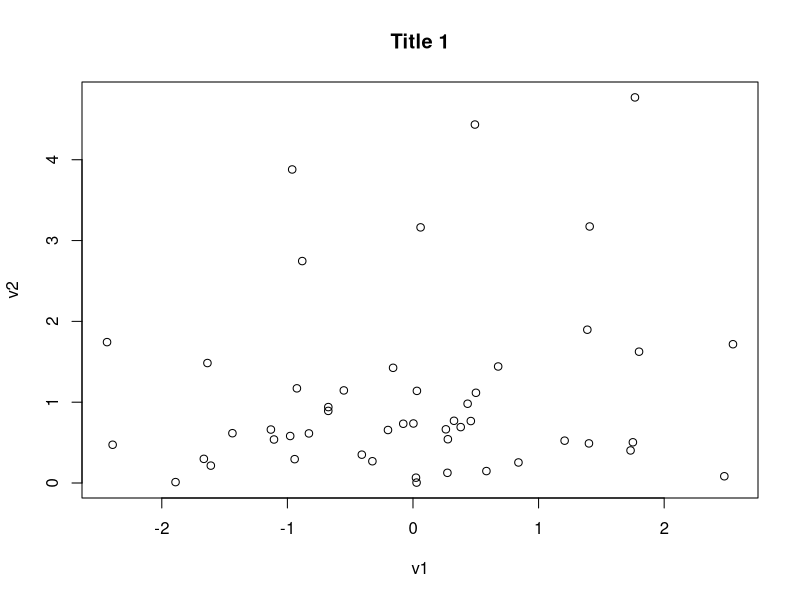
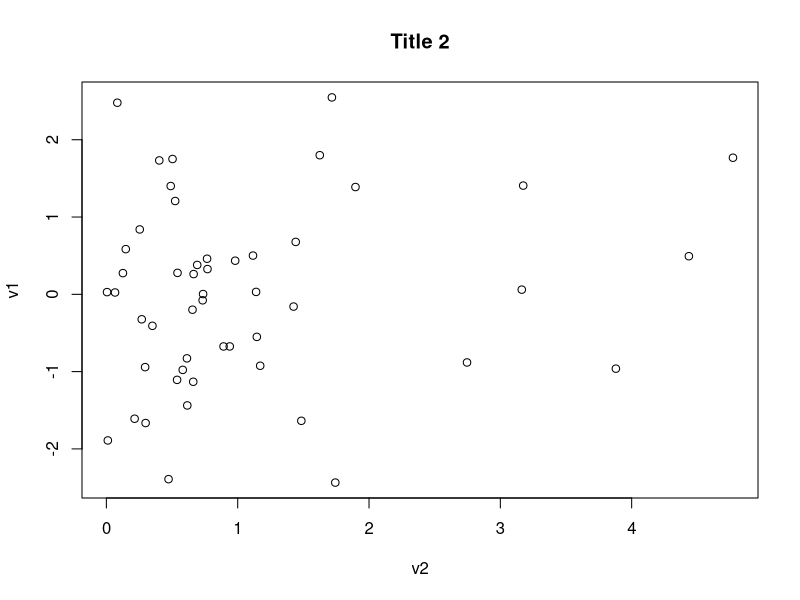
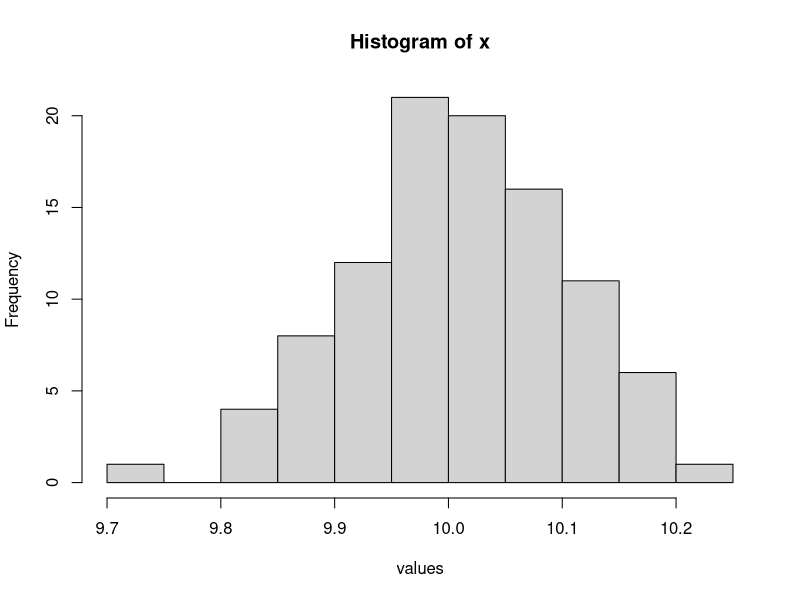

Source code (R) for these figures, in order:
## This is not very interesting
## draw from 2 distributions
## number of draws
nn <- 50
v1 <- rnorm(nn)
v2 <- rexp(nn)
plot(v1,v2,main="Title 1")
plot(v2,v1,main="Title 2")

## Do this
## historgram of 100 draws from a normal with mean of 10 and sd of 0.1
## with x-axis has a meaningful label
x <- rnorm(100,mean=10,sd=0.1)
hist(x,xlab="values")
